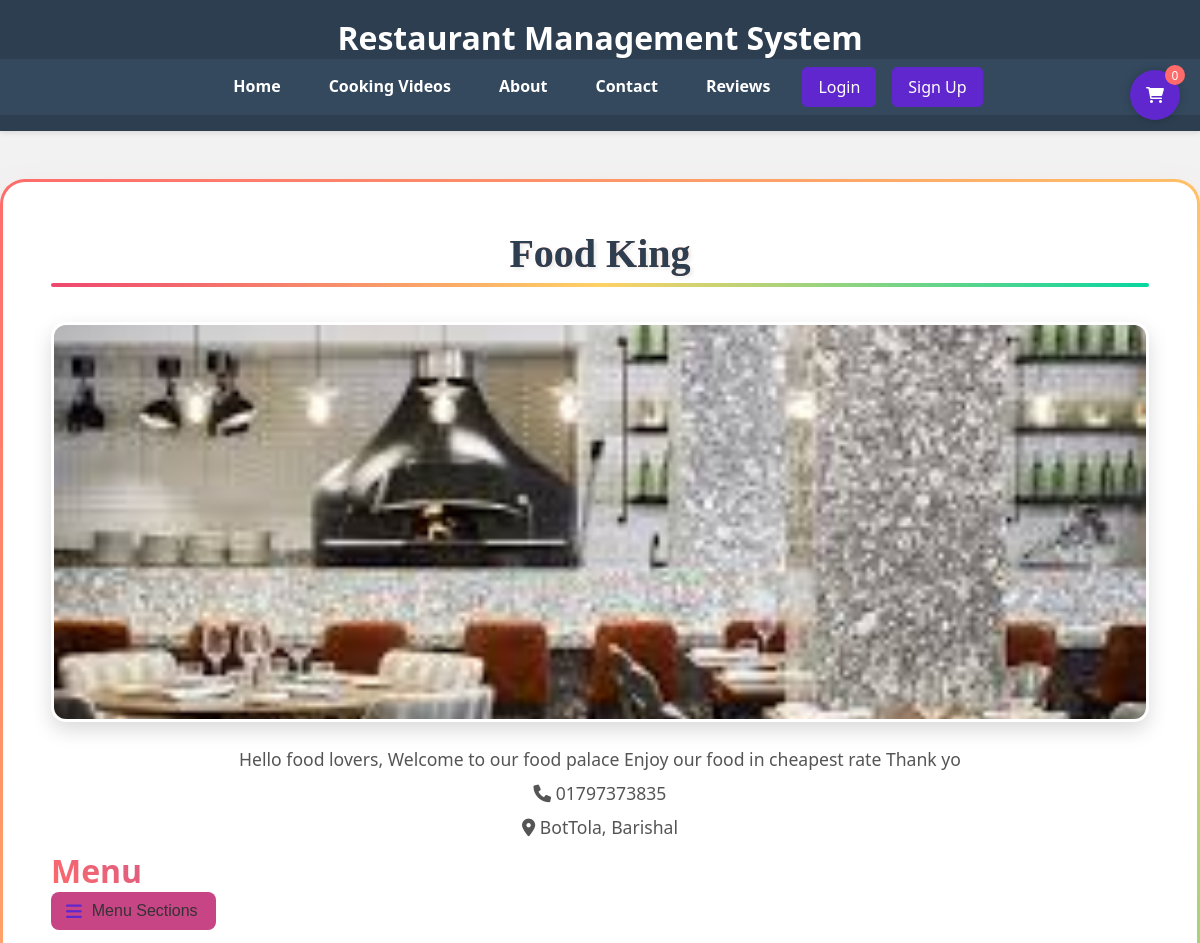
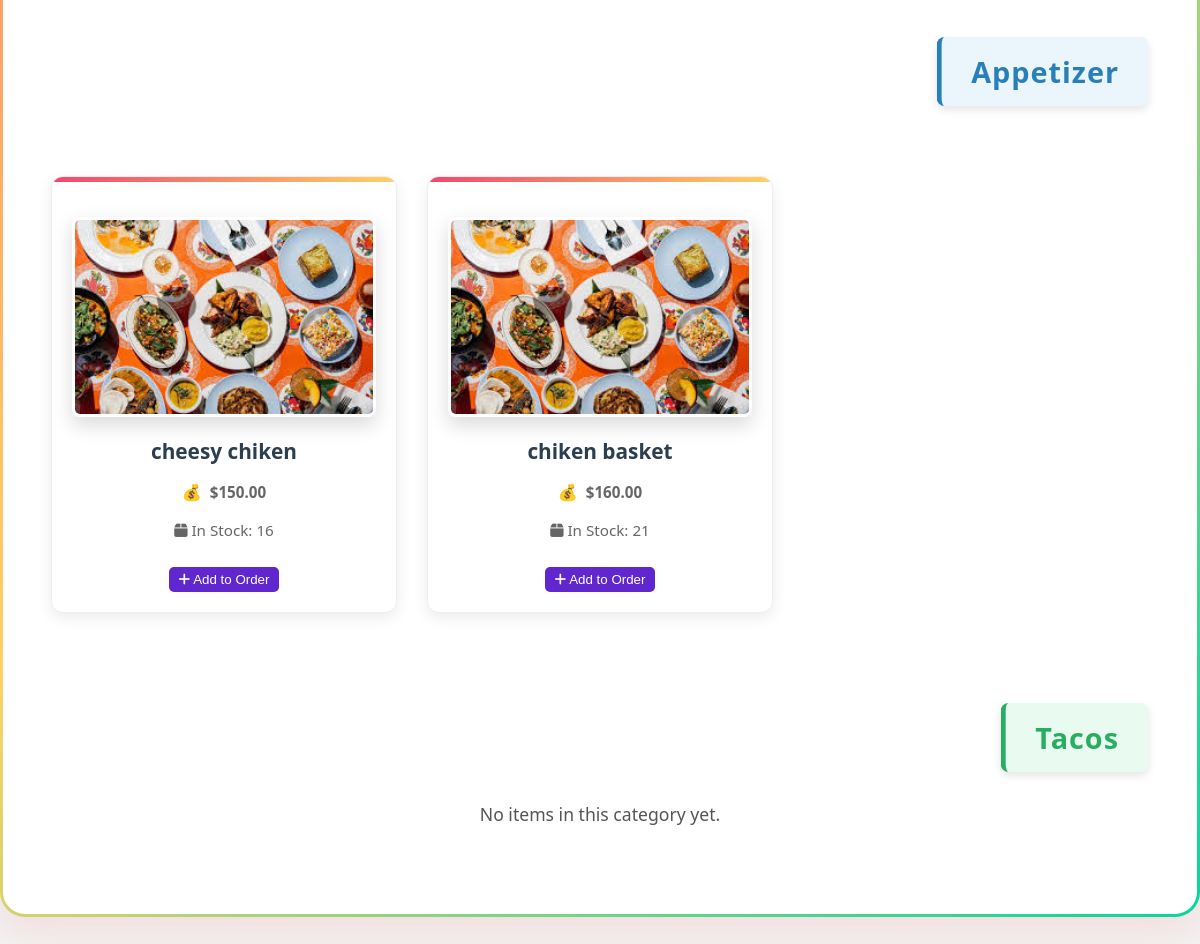
/index.php?restaurant_id=32, run on the app's committed database (2 pictures, top to bottom).
### tables this page shows
CREATE TABLE `restaurants` (
  `id` int(11) NOT NULL,
  `name` varchar(255) NOT NULL,
  `description` text DEFAULT NULL,
  `owner_name` varchar(255) NOT NULL,
  `owner_email` varchar(255) NOT NULL,
  `owner_password` varchar(255) NOT NULL,
  `phone` varchar(20) NOT NULL,
  `address` text NOT NULL,
  `image_path` varchar(255) DEFAULT NULL,
  `created_at` timestamp NOT NULL DEFAULT current_timestamp(),
  `updated_at` timestamp NOT NULL DEFAULT current_timestamp() ON UPDATE current_timestamp()
);

CREATE TABLE `menu_categories` (
  `id` int(11) NOT NULL,
  `restaurant_id` int(11) NOT NULL,
  `name` varchar(255) NOT NULL,
  `description` text DEFAULT NULL
);

CREATE TABLE `menu_items` (
  `id` int(11) NOT NULL,
  `category_id` int(11) NOT NULL,
  `name` varchar(255) NOT NULL,
  `description` text DEFAULT NULL,
  `price` decimal(10,2) NOT NULL,
  `image_path` varchar(255) DEFAULT NULL,
  `stock` int(11) NOT NULL DEFAULT 0
);

### check_auth.php (called while the page is built, shortened)
<?php
function is_logged_in() {
    return isset($_SESSION['user_id']);
}
?>

### index.php (the view, shortened to what this page needs)
<?php require 'check_auth.php'; ?>
<!DOCTYPE html>
<html lang="en">
<head>
    <link rel="stylesheet" href="static/css/index.css">
    <link rel="stylesheet" href="https://cdnjs.cloudflare.com/ajax/libs/font-awesome/6.0.0/css/all.min.css">
    <link rel="stylesheet" href="static/css/cart.css">
</head>
<body>
    <header>
        <h1>Restaurant Management System</h1>
        <nav>
            <a href="index.php">Home</a>
            <a href="cooking_video.html">Cooking Videos</a>
            <a href="about.html">About</a>
            <a href="contact.html">Contact</a>
            <a href="reviews.php">Reviews</a>
            <?php if (is_logged_in()): ?>
                <div class="profile-dropdown">
                    <div class="profile-icon" onclick="toggleProfileDropdown()">
                        <i class="fas fa-user-circle"></i>
                    </div>
                    <div class="dropdown-content" id="profile-dropdown">
                        <div class="dropdown-header">
                            <h4><?php echo htmlspecialchars($user['name']); ?></h4>
                            <p><?php echo htmlspecialchars($user['email']); ?></p>
                        </div>
                        <a href="profile.php"><i class="fas fa-user"></i> My Profile</a>
                        <a href="change_password.php"><i class="fas fa-key"></i> Change Password</a>
                        <a href="order_history.php"><i class="fas fa-history"></i> Order History</a>
                        <button class="logout-btn" onclick="window.location.href='logout.php'">
                            <i class="fas fa-sign-out-alt"></i> Logout
                        </button>
                    </div>
                </div>
            <?php else: ?>
                    <a href="login.html" class="login-btn">Login</a>
                    <a href="signup.html" class="signup-btn">Sign Up</a>
            <?php endif; ?>
        </nav>
    </header>
    <div class="cart-icon" onclick="toggleCart()">
        <i class="fas fa-shopping-cart"></i>
        <span class="cart-count" id="cart-count">0</span>
    </div>
    <?php
    require 'db_connection.php';
    function getImageUrl($path, $type = 'restaurant') {
        $baseDir = '/opt/lampp/htdocs/restaurant_management/';
        $webRoot = '/restaurant_management/';
        $defaults = [
            'restaurant' => $webRoot . 'static/media/default-restaurant.jpeg',
            'food' => $webRoot . 'static/media/default-food.jpeg'
        ];
        if (empty($path)) {
            return $defaults[$type];
        }
        $local_path = $baseDir . ltrim($path, '/');
        return $defaults[$type];
    }
    if (isset($_GET['restaurant_id'])) {
        $restaurant_id = $_GET['restaurant_id'];
        $stmt = $pdo->prepare("SELECT * FROM restaurants WHERE id = ?");
        $stmt->execute([$restaurant_id]);
        $restaurant = $stmt->fetch();
        if ($restaurant) {
            echo '<div class="container">';
            echo '<div class="restaurant-details">';
            echo '<h2>' . htmlspecialchars($restaurant['name']) . '</h2>';
            $restaurantImageUrl = getImageUrl($restaurant['image_path'], 'restaurant');
            if (strpos($restaurantImageUrl, 'default-restaurant.jpg') !== false) {
                echo '<div class="restaurant-default-image default-image"><i class="fas fa-store"></i></div>';
            } else {
                echo '<img src="' . htmlspecialchars($restaurantImageUrl) . '" alt="' . htmlspecialchars($restaurant['name']) . '" onerror="this.onerror=null;this.src=\'' . getImageUrl(null, 'restaurant') . '\'">';
            }
            echo '<p>' . htmlspecialchars($restaurant['description']) . '</p>';
            echo '<p><i class="fas fa-phone"></i> ' . htmlspecialchars($restaurant['phone']) . '</p>';
            echo '<p><i class="fas fa-map-marker-alt"></i> ' . htmlspecialchars($restaurant['address']) . '</p>';
            $stmt = $pdo->prepare("SELECT * FROM menu_categories WHERE restaurant_id = ?");
            $stmt->execute([$restaurant_id]);
            $categories = $stmt->fetchAll();
            echo '<div class="restaurant-container">';
            echo '<div class="restaurant-content">';
            $stmt = $pdo->prepare("SELECT * FROM menu_categories WHERE restaurant_id = ?");
            $stmt->execute([$restaurant_id]);
            $categories = $stmt->fetchAll();
            if ($categories) {
                echo '<h3 style="background: linear-gradient(45deg, #ff6b6b, #5f27cd, #1dd1a1);
                                 background-clip: text; color: transparent;
                                 font-size: 2rem; font-weight: 700; text-align: left;" >
                      Menu</h3>';
                echo '<button class="view-menu-btn" onclick="toggleSidebar()" style="
                    border: none;
                    background-color:rgb(199, 68, 133);
                    padding: 10px 15px;
                    cursor: pointer;
                    width: 15%;
                    text-align: center;
                    border-radius: 8px;
                    transition: background-color 0.3s;
                    font-family: Arial, sans-serif;
                    display: flex;
                    align-items: center;
                    gap: 10px;">';
                echo '<i class="fas fa-bars" style="
                    font-size: 18px;
                    color: #5f27cd;
                    transition: transform 0.3s;"></i>';
                echo '<span style="color: #333; font-size: 16px;">Menu Sections</span>';
                echo '</button>';
                foreach ($categories as $index => $category) {
                    $colorClass = ['primary', 'success', 'warning', 'danger', 'purple', 'teal'][$index % 6];
                    echo '<div class="menu-category">';
                    echo '<div class="section-name ' . $colorClass . '" data-category-id="' . $category['id'] . '">' . htmlspecialchars($category['name']) . '</div>';
                    $stmt = $pdo->prepare("SELECT * FROM menu_items WHERE category_id = ?");
                    $stmt->execute([$category['id']]);
                    $items = $stmt->fetchAll();
                    if ($items) {
                        echo '<div class="menu-items-grid">';
                        foreach ($items as $item) {
                            echo '<div class="menu-item">';
                            $itemImageUrl = getImageUrl($item['image_path'], 'food');
                            if (strpos($itemImageUrl, 'default-food.jpg') !== false) {
                                echo '<div class="menu-item-default-image default-image"><i class="fas fa-utensils"></i></div>';
                            } else {
                                echo '<img src="' . htmlspecialchars($itemImageUrl) . '" alt="' . htmlspecialchars($item['name']) . '" class="menu-item-image" onerror="this.onerror=null;this.src=\'' . getImageUrl(null, 'food') . '\'">';
                            }
                            echo '<div class="menu-item-details">';
                            echo '<h4>' . htmlspecialchars($item['name']) . '</h4>';
                            echo '<p class="menu-item-price">$' . number_format($item['price'], 2) . '</p>';
                            echo '<p class="menu-item-stock">';
                            if ($item['stock'] > 0) {
                                echo '<i class="fas fa-box"></i> In Stock: ' . $item['stock'];
                            } else {
                                echo '<i class="fas fa-exclamation-circle"></i> Items out of stock';
                            }
                            echo '</p>';
                            if ($item['stock'] > 0) {
                                echo '<button class="add-to-cart-btn" onclick="addToCart(' . $item['id'] . ', \'' . htmlspecialchars(addslashes($item['name'])) . '\', ' . $item['price'] . ', ' . $item['stock'] . ')">';
                                echo '<i class="fas fa-plus"></i> Add to Order';
                                echo '</button>';
                            } else {
                                echo '<button class="add-to-cart-btn disabled" disabled>';
                                echo '<i class="fas fa-ban"></i> Out of Stock';
                                echo '</button>';
                            }
                            echo '</div>';
                            echo '</div>';
                        }
                        echo '</div>';
                    } else {
                        echo '<p>No items in this category yet.</p>';
                    }
                    echo '</div>';
                }
            } else {
                echo '<p>No menu categories available yet.</p>';
            }
            echo '</div>';
            echo '</div>';
            echo '</div>';
            echo '</div>';
        } else {
            echo '<div class="container"><p>Restaurant not found.</p></div>';
        }
    }
    ?>
</body>
</html>

### static/css/cart.css (style rules this page uses)
.add-to-cart-btn { background: #5f27cd; color: white; border: none; padding: 5px 10px; border-radius: 5px; cursor: pointer; margin-top: 10px; }
.cart-icon { position: fixed; right: 20px; top: 70px; background: #5f27cd; color: white; width: 50px; height: 50px; border-radius: 50%; display: flex; justify-content: center; align-items: center; cursor: pointer; z-index: 1001; box-shadow: 0 0 10px rgba(0,0,0,0.2); }
.cart-count { position: absolute; top: -5px; right: -5px; background: #ff6b6b; color: white; width: 20px; height: 20px; border-radius: 50%; font-size: 12px; display: flex; justify-content: center; align-items: center; }

### data on the page
restaurants: name "Food King", description "Hello food lovers, Welcome to our food palace Enjoy our food in cheapest rate Thank yo", phone "01797373835", address "BotTola, Barishal"
menu_categories: name "Appetizer"
menu_items: name "cheesy chiken", price "150.00", stock "16"
menu_items: name "chiken basket", price "160.00", stock "21"
menu_categories: name "Tacos", shows "No items in this category yet."
